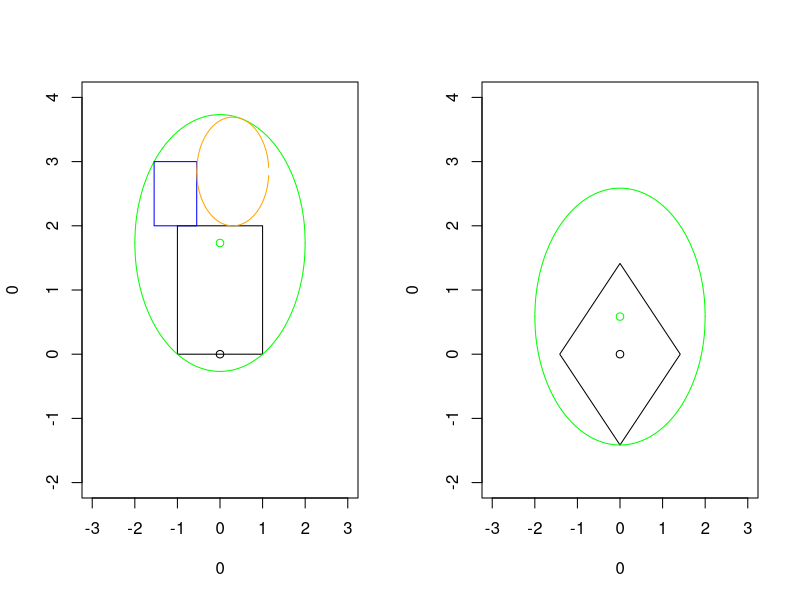

Reproduce this figure in R.
########################
###
### Leonard Mada
### [the one and only]
###
### A Famous Geometry
### Optimization Problem
###
### draft v.0.2
### [very early draft]


###############
### History ###

### draft v.0.2:
# - improved estimation for Case 1;
### draft v.0.1:
# - initial description of cases;
# - basic plot;


#######################

### Problem:
### Maximize the radius of the inscribed Circle!

### Given:
# - a circle C1 of radius r1 = 2;
# - two squares of side length 2, respectively 1, are positioned
#   inside the circle C1 such that both touch the circle
#   (either with one or with 2 of their vertices);
# - the 2 squares slide on one of their sides;
# - a circle C2 is inscribed in C1, such that:
#   C2 is tangent to C1 and to all squares that it touches;
### Task:
# - Maximize the radius of the inscribed Circle (C2).

######################

### Graphics:

par.old = par(mfrow=c(1, 2))

### Square: Type 1
plot(0,0, xlim=c(-3,3), ylim=c(-2,4))
### Square 1:
rect(-1,0,1,2)
x = seq(-2, 2, by=0.01)
lines(x, -sqrt(4 - x^2) + sqrt(3), col="green")
lines(x, sqrt(4 - x^2) + sqrt(3), col="green")
points(0, sqrt(3), col="green")
### Suqare 2:
sq.x = sqrt(4 - (3-sqrt(3))^2) # x = approx. 1.5;
rect(- sq.x, 2, - sq.x + 1, 3, border="blue")
### Circle 2:
# TODO: exact computations
# Note: students are invited to submit their solutions ahead of my solution!
r2 = 0.8462; c2.cx = r2 - sq.x + 1; c2.cy = r2;
c2.x = seq(c2.cx - r2, c2.cx + r2, by=0.01)
lines(c2.x, -sqrt(r2^2 - (c2.x-c2.cx)^2) + 2 + c2.cy, col="orange")
lines(c2.x, sqrt(r2^2 - (c2.x-c2.cx)^2) + 2 + c2.cy, col="orange")

### Square: Type 2
plot(0,0, xlim=c(-3,3), ylim=c(-2,4))

lines(c(0, sqrt(2), 0, -sqrt(2), 0), c(-sqrt(2), 0, sqrt(2), 0, -sqrt(2)))
lines(x, -sqrt(4 - x^2) + 2 - sqrt(2), col="green")
lines(x, sqrt(4 - x^2) + 2 - sqrt(2), col="green")
points(0, 2 - sqrt(2), col="green")

# Q: Which circle will be larger?
# Q: Can we optimize the size even further?


par(par.old)


#######################
#######################

### Experimental & Exploratory Approaches

### Other half-circles
# cz.h = pi * roots(c(1, 2*(5-sqrt(3)-sq.x), (sq.x-3)*(sq.x+1) + (2-sqrt(3))^2))

